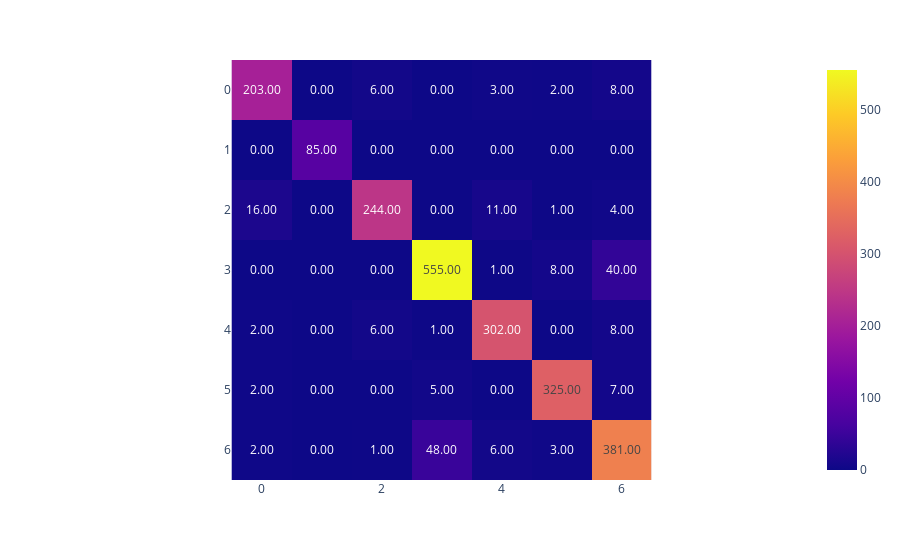

Here is the notebook cell this chart was saved with:
### Code cell
from sklearn.ensemble import RandomForestClassifier
forest = RandomForestClassifier(n_estimators=100, random_state=42, criterion='gini')
forest.fit(X_train, y_train)
y_hat = forest.predict(X_val)
print("Forest accuracy: {:.2f}".format(forest.score(X_val, y_val)))
print("Forest f1 score: {:.2f}".format(sklearn.metrics.f1_score(y_val, y_hat, average='weighted')))

cm = confusion_matrix(y_val, y_hat)
print(f"confusion matrix:")
print(cm)

fig = px.imshow(confusion_matrix(y_val, y_hat),text_auto='.2f')
fig.show()

### Figure 1 — Plotly figure (JSON) as saved in the notebook; plotly's stock layout.template omitted (floating-point values rounded to 4 significant figures)
{"data": [{"coloraxis": "coloraxis", "hovertemplate": "x: %{x}<br>y: %{y}<br>color: %{z}<extra></extra>", "name": "0", "texttemplate": "%{z:.2f}", "type": "heatmap", "xaxis": "x", "yaxis": "y", "z": [[203, 0, 6, 0, 3, 2, 8], [0, 85, 0, 0, 0, 0, 0], [16, 0, 244, 0, 11, 1, 4], [0, 0, 0, 555, 1, 8, 40], [2, 0, 6, 1, 302, 0, 8], [2, 0, 0, 5, 0, 325, 7], [2, 0, 1, 48, 6, 3, 381]]}], "layout": {"coloraxis": {"colorscale": [[0, "#0d0887"], [0.1111, "#46039f"], [0.2222, "#7201a8"], [0.3333, "#9c179e"], [0.4444, "#bd3786"], [0.5556, "#d8576b"], [0.6667, "#ed7953"], [0.7778, "#fb9f3a"], [0.8889, "#fdca26"], [1, "#f0f921"]]}, "margin": {"t": 60}, "xaxis": {"anchor": "y", "constrain": "domain", "domain": [0, 1], "scaleanchor": "y"}, "yaxis": {"anchor": "x", "autorange": "reversed", "constrain": "domain", "domain": [0, 1]}}}
